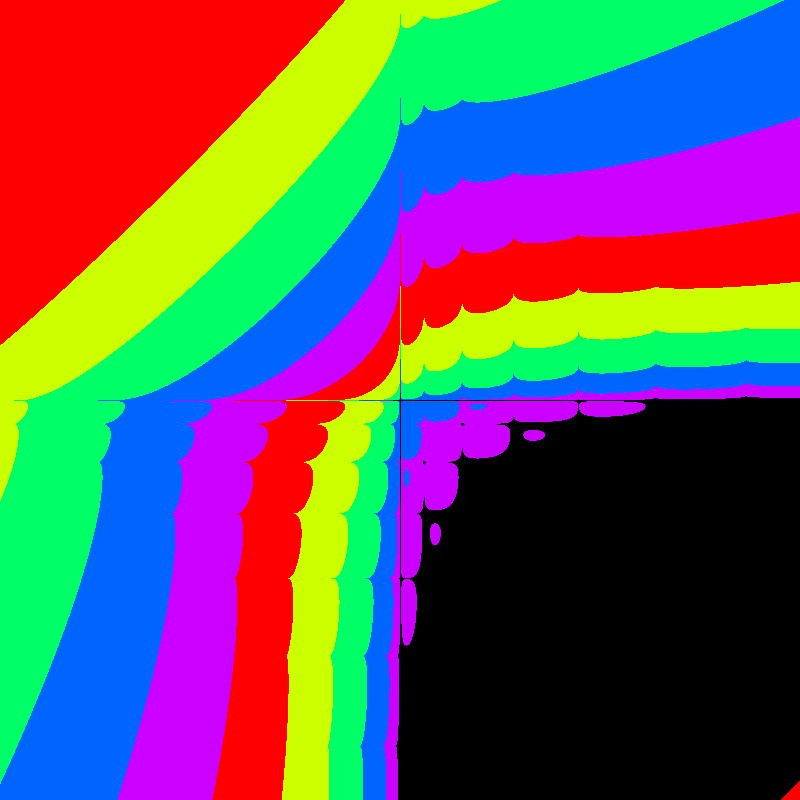
Frame 1 (no input)
Frame 60 (the mouse pressed at the canvas centre just before this capture): identical to frame 1, image omitted
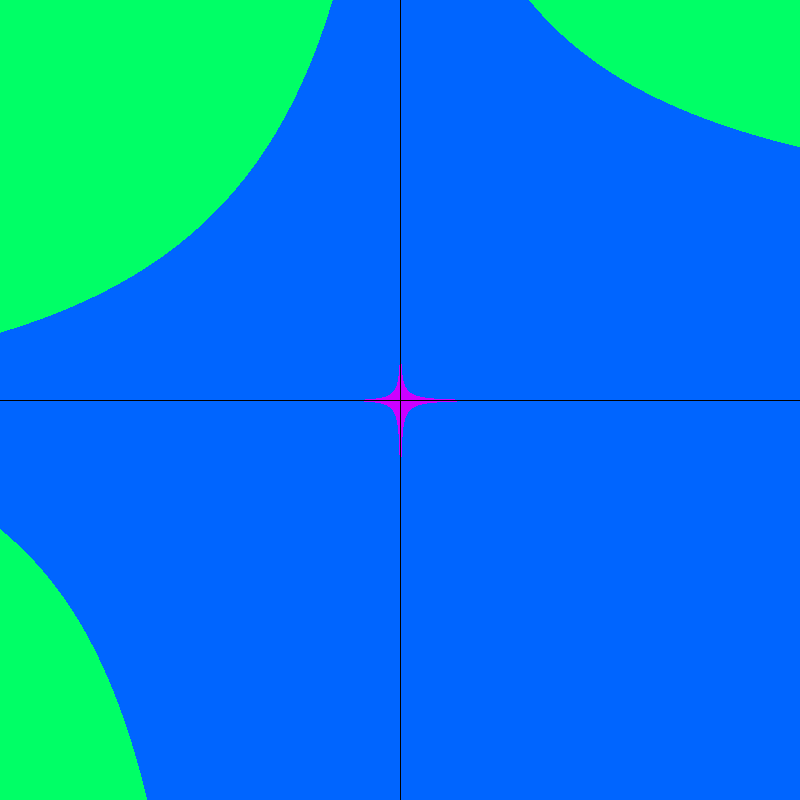
Frame 120 (the mouse held since frame 60 and released just before this capture)

The Processing sketch that drew these frames (run headless with seeded random() and noise(); from frame 60 on, the mouse is pressed at the canvas centre):

// Processing sketch: newOddPlot4sqrt
// ── newOddPlot4sqrt.pde
// pixel array is so much faster
// I hope the comments help me remember the neet way to change colors
int iter;
float maxx, minx;
float maxy, miny;
float zoom = 0.1;
// color 100 will be set to black so the biggest iter value possible  is 99
float clrMod =5;
float MN = 17;
// but it looks wild with smaller number like 20 or 8
// 50 is a nice comprimise
void setup() {
  size(800, 800);
  //fullScreen();
  colorMode(HSB, clrMod);
  maxx =MN;
  minx=-MN;
  maxy=MN;
  miny=-MN;
}


void draw() {
  loadPixels();
  showplot();
  updatePixels();
  //noLoop();
}

void mousePressed() {
  float x = map(mouseX, 0, width, minx, maxx);  // set the x on complex plane
  float y = map(mouseY, 0, height, miny, maxy); // s
  // center and zoom those coordinates
  maxx = x+zoom;
  minx = x-zoom;
  maxy = y+zoom;
  miny = y-zoom;

  zoom/=2;
  if (zoom<0.00001) {
    zoom=1;
    maxx =MN;
    minx=-MN;
    maxy=MN;
    miny=-MN;
  }
}

void mouseDragged() {
  // changes the colorMod which effects how many colors out of total are used

  clrMod+= 0.1;
  // if you want to change the absolute number of colors you chan then
  // set
  //colorMode(HSB,clrMod); //and then it will just use absolute number

  if (clrMod > 64) {
    clrMod = 1;
  }
}

void keyPressed() {
  if ( key == 'h') {
  }
}

/*
for this plot the functions are
logistic equation for both x and y
functions:
  f // put values in nextx and nexty
          float nextx = r*x-x*x;
        float nexty = r*y-y*y; 
        
        you can change the r values
        lower r values have more detail
x and y range:
-7 to 7

maximum iterations:
maxiter = 100:

breakout point:
breakOut = 5
if (abs(x+y)>breakOut) 
the absolute value of x and y added toogether

if the max iterations are reached without going over the breakout point
black pixels are plotted
if less than max iterations color of the pixel is placed by number of iterations before breakout

*/

void showplot() {
  //background(0);
  // get pixels from canvas using i and j
  for (int j = 0; j <height; j++) {
    for (int i =0; i <width; i++) {
      // map those to x and y coords in the range of min and max eg -5 to 5
      float x = map(i, 0, width, minx, maxx);  // set the x on complex plane
      float y = map(j, 0, height, miny, maxy); //  yset y on  the complex plane
      // get a copy of thoes ranges before iterating the values
      float cx=x;
      float cy =y;
      // set max iterater
      float maxiter = 10;
      float breakOut = 25;
      float r =20;  // r=4.1
        iter =0;
      while (iter < maxiter) {
        // iterate functions for x and y
        // put values in nextx and nexty
        float nextx = x-sqrt(abs(x));
        float nexty = y-sqrt(abs(y)); 
        // swap values so x and y become nextx and nexty and are fed into function
        x = nextx; // remove cx and cy you get just a sun
        y = nexty; // set a single number for cx and cy you get the julia set

        // a break out check if the iterated number becomes large, note this is very different from the number of iterations
        // for sine and cosine functions changing the breakout can create more interesting  
        if (abs(x+y)>breakOut) {
          // I cound break out at 2 as it is proved for the mandelbrot any
          // orbit greater than 2 goes to infinity
          // but it lools better when the points have bigger iter numbers
          // which affects the color
          break;
        }
        iter++;
      }
      //println(iter);
      if (iter == maxiter) {
        // black pixels are part of the julia set for that function
        pixels[i+j*width] =color(0, 0, 0);
      } else {
        pixels[i+j*width] = color(iter%clrMod, 100, 100);
      }
    }
  }
}
